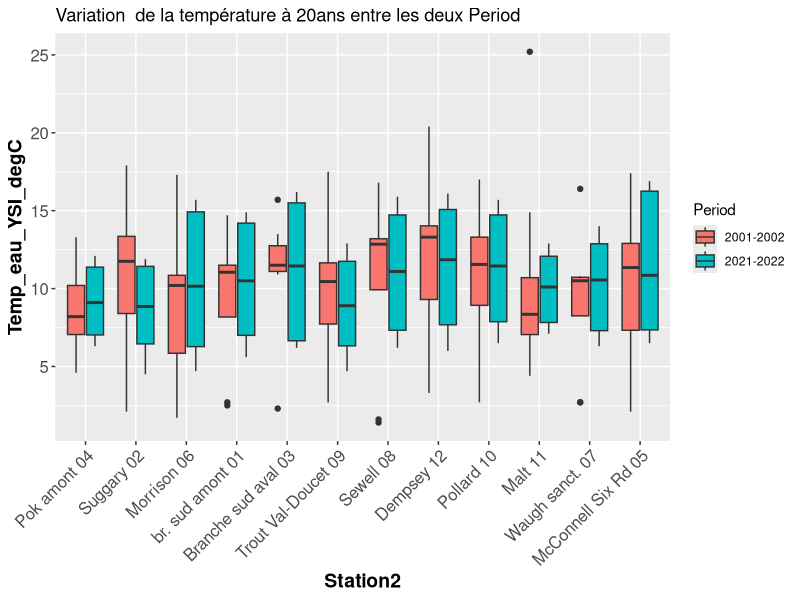

The R script that drew this image: (Note: this script raises an error after producing the figure.)
## ---- chunk 1

library("ggpubr") # pour la fonction ggarrange 
library("ggplot2")
library("car")

# ggpubr qui permet de rassembler plusieurs plots
library("ggplot2") # to do sophisticated ("high-level") plots
library("stats") # 
rm(list=ls(all=TRUE)) # to erase, remove, delete objects from environment
oldpar=par(no.readonly=TRUE) # to keep original graphical parameters
# library() # list available libraries (not necessarily loaded)
# library(lib.loc=.Library)
library("car")

installed.packages() 
# (.packages()) # to list loaded libraries at startup.

# .libPaths() # where libraries read from.

# or...
# .packages(all.available = TRUE) # to list all packages installed
# ... but not necessarily loaded with command "library"

# system.file(package='stats') # to check where is package
# find.package("utils")
# (.packages()) # to list loaded libraries

## ---- chunk 2

# setwd("C:/Users/mrdos/OneDrive/Documents/Shippagan_mai_aout_2024/Analyse_R_sum/Github")
# getwd()
# list.files()

# setwd("C:/Users/mrdos/OneDrive/Documents/Shippagan_mai_aout_2024/Analyse_R_sum/Github_Pr")
getwd()
list.files()
list.files(all.files=T, pattern="RData")

Pok2001.2022=read.csv2("Qualite_eau_CGERP_2001-2022.csv")
dim(Pok2001.2022) # 198 et 80
str(Pok2001.2022)
## ---- chunk 3

# Uniformiser la variable "AnalysisSurfaceWater" et l'attribuer à la nouvelle variable "Station":

Pok2001.2022$Station[Pok2001.2022$AnalysisSurfaceWater=="Pok-1"] <- "Pok-01"
Pok2001.2022$Station[Pok2001.2022$AnalysisSurfaceWater=="POK-1"] <- "Pok-01"

Pok2001.2022$Station[Pok2001.2022$AnalysisSurfaceWater=="Pok-2"] <- "Pok-02"
Pok2001.2022$Station[Pok2001.2022$AnalysisSurfaceWater=="POK-2"] <- "Pok-02"

Pok2001.2022$Station[Pok2001.2022$AnalysisSurfaceWater=="Pok-3"] <- "Pok-03"
Pok2001.2022$Station[Pok2001.2022$AnalysisSurfaceWater=="POK-3"] <- "Pok-03"

Pok2001.2022$Station[Pok2001.2022$AnalysisSurfaceWater=="Pok-4"] <- "Pok-04"
Pok2001.2022$Station[Pok2001.2022$AnalysisSurfaceWater=="POK-4"] <- "Pok-04"

Pok2001.2022$Station[Pok2001.2022$AnalysisSurfaceWater=="Pok-5"] <- "Pok-05"
Pok2001.2022$Station[Pok2001.2022$AnalysisSurfaceWater=="POK-5"] <- "Pok-05"

Pok2001.2022$Station[Pok2001.2022$AnalysisSurfaceWater=="Pok-6"] <- "Pok-06"
Pok2001.2022$Station[Pok2001.2022$AnalysisSurfaceWater=="POK-6"] <- "Pok-06"

Pok2001.2022$Station[Pok2001.2022$AnalysisSurfaceWater=="Pok-7"] <- "Pok-07"
Pok2001.2022$Station[Pok2001.2022$AnalysisSurfaceWater=="POK-7"] <- "Pok-07"

Pok2001.2022$Station[Pok2001.2022$AnalysisSurfaceWater=="Pok-8"] <- "Pok-08"
Pok2001.2022$Station[Pok2001.2022$AnalysisSurfaceWater=="POK-8"] <- "Pok-08"

Pok2001.2022$Station[Pok2001.2022$AnalysisSurfaceWater=="Pok-9"] <- "Pok-09"
Pok2001.2022$Station[Pok2001.2022$AnalysisSurfaceWater=="POK-9"] <- "Pok-09"

Pok2001.2022$Station[Pok2001.2022$AnalysisSurfaceWater=="Pok-10"] <- "Pok-10"
Pok2001.2022$Station[Pok2001.2022$AnalysisSurfaceWater=="POK-10"] <- "Pok-10"

Pok2001.2022$Station[Pok2001.2022$AnalysisSurfaceWater=="Pok-11"] <- "Pok-11"
Pok2001.2022$Station[Pok2001.2022$AnalysisSurfaceWater=="POK-11"] <- "Pok-11"

Pok2001.2022$Station[Pok2001.2022$AnalysisSurfaceWater=="Pok-12"] <- "Pok-12"
Pok2001.2022$Station[Pok2001.2022$AnalysisSurfaceWater=="POK-12"] <- "Pok-12"

head(Pok2001.2022$Station)
## ---- chunk 4
# Convertir le type de la variable "Station" en type "facteur"
Pok2001.2022$Station=as.factor(Pok2001.2022$Station)
summary(Pok2001.2022$Station)
## ---- chunk 5

# Créer la nouvelle variable "Station2" avec des variables plus parlantes:
Pok2001.2022$Station2[Pok2001.2022$Station=="Pok-01"] <- "br. sud amont 01"
Pok2001.2022$Station2[Pok2001.2022$Station=="Pok-02"] <- "Suggary 02"
Pok2001.2022$Station2[Pok2001.2022$Station=="Pok-03"] <- "Branche sud aval 03"
Pok2001.2022$Station2[Pok2001.2022$Station=="Pok-04"] <- "Pok amont 04"
Pok2001.2022$Station2[Pok2001.2022$Station=="Pok-05"] <- "McConnell Six Rd 05"
Pok2001.2022$Station2[Pok2001.2022$Station=="Pok-06"] <- "Morrison 06"
Pok2001.2022$Station2[Pok2001.2022$Station=="Pok-07"] <- "Waugh sanct. 07"
Pok2001.2022$Station2[Pok2001.2022$Station=="Pok-08"] <- "Sewell 08"
Pok2001.2022$Station2[Pok2001.2022$Station=="Pok-09"] <- "Trout Val-Doucet 09"
Pok2001.2022$Station2[Pok2001.2022$Station=="Pok-10"] <- "Pollard 10"
Pok2001.2022$Station2[Pok2001.2022$Station=="Pok-11"] <- "Malt 11"
Pok2001.2022$Station2[Pok2001.2022$Station=="Pok-12"] <- "Dempsey 12"
## ---- chunk 6
# Ordonner les valeurs de la variables "Station2" de l'amont vers l'aval:

strwrap("AP 2024-06-04 Le bloc suivant ordonne les stations de l'ouest vers l'est (dans le sens du courant). C'est l'ordre qui est affiché quand on fait des graphiques de type box-plot. On pourrait (on devrait) choisir d'autres manières d'ordonner les stations, par exemple, en fonction de la distance entre la station et la tête du ruisseau.")

Pok2001.2022$Station2=ordered(Pok2001.2022$Station2,
levels=c("Pok amont 04",      "Suggary 02",          "Morrison 06", 
         "br. sud amont 01",  "Branche sud aval 03", "Trout Val-Doucet 09", 
         "Sewell 08",         "Dempsey 12",          "Pollard 10",
         "Malt 11",           "Waugh sanct. 07",     "McConnell Six Rd 05"))

summary(Pok2001.2022$Station2)
## ---- chunk 7
# Pour lister les noms de variables (en-têtes des colonnes):
names(Pok2001.2022)

# Pour voir les premières lignes d'un tableau
head(Pok2001.2022)
# Pour voir les cinq premières lignes et les colonnes 5 à 10:
Pok2001.2022[1:5, 5:10]

# Pour savoir de quoi est constituée la variable
# Rechercher les variables comportant le mot "date":
names(Pok2001.2022[grep("date",names(Pok2001.2022), ignore.case=T)])

# On trouve trois variables avec le terme "date":
head(Pok2001.2022$DateSampled)
head(Pok2001.2022$DateSampled2)
head(Pok2001.2022$Datesampled3)

# Pour connaître le type de variable
class(Pok2001.2022$DateSampled)
class(Pok2001.2022$Station2)
class(Pok2001.2022$Date)

## ---- chunk 8
# Créer la nouvelle variable "Date" au format "date".
Pok2001.2022$Date=format(as.Date(Pok2001.2022$DateSampled,format="%Y-%m-%d"))
Pok2001.2022$Date=as.Date(Pok2001.2022$Date)
summary(Pok2001.2022$Date)
## ---- chunk 9
# Trier le tableau selon la station et la date
class(Pok2001.2022$Station2)
summary(Pok2001.2022$Station2)
# Trier le tableau selon la station et la date
Pok2001.2022=Pok2001.2022[order(Pok2001.2022$Date,Pok2001.2022$Station),]
dim(Pok2001.2022)

## ---- chunk 10
strwrap("Normalement le tableau devrait comprendre 12 stations x 4 années x 
4 sorties/année = 192 objets stations-dates.")
strwrap("Le fait que le fichier contient 198 rangées plutôt que 192 s'explique 
par la présence de doublons. La fonction 'aggregate' permettra leur éliminiation.")
strwrap("Nous avons 102 enregistrements (rangées) pour la période 2001-2002 et 96 
pour la période 2021-2022 jusqu'au 04 juin.")

# Montrer les doublons

strwrap("La station Pok-10 a été échantillonnée cinq fois en 2001 (plutôt que quatre fois).
Les stations 1 et 8 ont été échantillonnées chacune cinq fois en 2002.
La station 2 a été échantillonnée cinq fois en 2001 et en 2002.
Voyons comment diffèrent ces données.")

table(Pok2001.2022$Date, Pok2001.2022$Station)
Doublons_Pok01_2002_10_31=subset(Pok2001.2022, 
                                 (Station=="Pok-01" & Date=="2002-10-31"))
Doublons_Pok01_2002_10_31

# Les valeurs se ressemblent. Prenons les moyennes avec la fonction "aggregate".
## ---- chunk 11
strwrap("Les cinq doublons peuvent servir à vérifier la qualité des données: 
si les mesures se ressemblent (par rapport à la variabilité entre dates et stations) 
pour une station à une date, c'est que le instruments
et les manipulations sont fiables.")

test=aggregate(Pok2001.2022, by=list(Station=Pok2001.2022$Station,
                                     Date=Pok2001.2022$Date,
                                     Station2=Pok2001.2022$Station2),                                               FUN="mean", na.rm=TRUE)
dim(test) # 192, comme attentdu:
12 * 4 * 4
# str(test)
# Vérifier que les valeurs sont les mêmes (sauf pour les doublons):
Pok2001.2022[1:5, 1:8]
test[1:5, 1:8]

# SUPPRIMER LES VARIABLES CRÉÉES EN TROP (DOUBLONS)

names(test)
test[,c(3,85)]
test[,c(2,86)]
test[,c(1:3)]
test2=test[,-c(84:86)]
dim(test2)


# Accepter le résultat:
Pok2001.2022 <- test2
dim(Pok2001.2022)
names(Pok2001.2022)
str(Pok2001.2022)
class(Pok2001.2022$Date)
## ---- chunk 12
# Extraire les éléments d'année et en faire une variable "Year"   
# https://stackoverflow.com/questions/36568070/extract-year-from-date
Pok2001.2022$Year=as.factor(format(Pok2001.2022$Date, "%Y"))
summary(Pok2001.2022$Year)
class(Pok2001.2022$Year)
table(Pok2001.2022$Year,Pok2001.2022$Station)

Pok2001.2022$Year
Pok2001.2022$Station
Pok2001.2022[1:5,1:10]
# names(Pok2001.2022)
## ---- chunk 13
# Créer une variable "Period" qui désigne la période 2001-2002 ou 2021-2022.
Pok2001.2022$Period[Pok2001.2022$Year==2001] <- "2001-2002"
Pok2001.2022$Period[Pok2001.2022$Year==2002] <- "2001-2002"
Pok2001.2022$Period[Pok2001.2022$Year==2021] <- "2021-2022"
Pok2001.2022$Period[Pok2001.2022$Year==2022] <- "2021-2022"
Pok2001.2022$Period=as.factor(Pok2001.2022$Period)

summary(Pok2001.2022$Period)
## ---- chunk 14
# Comprendre la structure du tableau
# Ce 06 juin on a maintenant pour chaque période 96 données enrégistrées.
strwrap("La fonction ''table'' produit un tableau de contingence 
        indiquant le nombre de rangées de données pour chaque combinaison:")
table(Pok2001.2022$Date, Pok2001.2022$Year)
table(Pok2001.2022$Station, Pok2001.2022$Year)
table(Pok2001.2022$Date)
## ---- chunk 15
levels(Pok2001.2022$Station2)
levels(Pok2001.2022$Period)
## ---- chunk 16
# Créer un tableau par année
Year2001=subset(Pok2001.2022, Year=="2001")
dim(Year2001)
levels(Pok2001.2022$Station2)

Year2002=subset(Pok2001.2022, Year=="2002")
dim(Year2002)
levels(Pok2001.2022$Station2)

Year2021=subset(Pok2001.2022, Year=="2021")
dim(Year2021)
levels(Pok2001.2022$Station2)

Year2022=subset(Pok2001.2022, Year=="2022")
dim(Year2022)
levels(Pok2001.2022$Station2)
## ---- chunk 17
# Créer un tableau avec les données de la période 1 seulement 2001_2002:
Period1=subset(Pok2001.2022, Period=="2001-2002")
dim(Period1)
# Créer un tableau avec les données de la période 2 seulement 2021_2022:
Period2=subset(Pok2001.2022, Period=="2021-2022")
dim(Period2)
## ---- chunk 18
# Créer une variable CampagneNo
table(Pok2001.2022$Date,Pok2001.2022$Year)
# 2001
Pok2001.2022$Campagne[Pok2001.2022$Date=="2001-08-01"] <- 1
Pok2001.2022$Campagne[Pok2001.2022$Date=="2001-08-28"] <- 2
Pok2001.2022$Campagne[Pok2001.2022$Date=="2001-09-26"] <- 3
Pok2001.2022$Campagne[Pok2001.2022$Date=="2001-10-31"] <- 4
# 2002
Pok2001.2022$Campagne[Pok2001.2022$Date=="2002-07-29"] <- 5
Pok2001.2022$Campagne[Pok2001.2022$Date=="2002-08-28"] <- 6
Pok2001.2022$Campagne[Pok2001.2022$Date=="2002-10-02"] <- 7
Pok2001.2022$Campagne[Pok2001.2022$Date=="2002-10-31"] <- 8
# 2021
Pok2001.2022$Campagne[Pok2001.2022$Date=="2021-07-28"] <- 9
Pok2001.2022$Campagne[Pok2001.2022$Date=="2021-08-31"] <- 10
Pok2001.2022$Campagne[Pok2001.2022$Date=="2021-10-05"] <- 11
Pok2001.2022$Campagne[Pok2001.2022$Date=="2021-10-28"] <- 12
# 2022
Pok2001.2022$Campagne[Pok2001.2022$Date=="2022-07-28"] <- 13
Pok2001.2022$Campagne[Pok2001.2022$Date=="2022-09-01"] <- 14
Pok2001.2022$Campagne[Pok2001.2022$Date=="2022-10-03"] <- 15
Pok2001.2022$Campagne[Pok2001.2022$Date=="2022-11-01"] <- 16
Pok2001.2022$Campagne

## ---- chunk 19
# AP 2024-06-13 Essayer l'option "fig.cap" ci-dessus, ici et partout.
# Température variabilité spatiale
ggplot(aes(y=Temp_eau_YSI_degC, x=Station2, fill=Period), data=Pok2001.2022) + geom_boxplot() +
  theme(axis.text.x = element_text(angle = 45, hjust=1),axis.text=element_text(size=12),
        axis.title=element_text(size=14,face="bold"))+
  ggtitle("Variation  de la température à 20ans entre les deux Period")
## ---- chunk 20

# Pour crée un graphique qui montre les ligne de variation de tout les dates(periode) entre la variable et tous les stations

scatterplot(Period1$Temp_eau_YSI_degC~Period1$Date | Period1$Station2,
            smooth=F)
## ---- chunk 21

Tempg2001_2022=ggplot(aes(y=Temp_eau_YSI_degC, x=Campagne), data=Pok2001.2022) + 
  scale_shape_manual(values=1:nlevels(Pok2001.2022$Station2)) +
  geom_line(aes(color=Station2, linetype=Station2)) + 
  geom_point(aes(color=Station2, shape=Station2)) +
   theme_bw()
Tempg2001_2022

## ---- chunk 22

# boxplot(Pok2001.2022$Oxyg_dissous_YSI_mg_L ~  Pok2001.2022$Station)

ggplot(aes(y=Oxyg_dissous_YSI_mg_L, x=Station2, fill=Period), data=Pok2001.2022) + geom_boxplot() +

  theme(axis.text.x = element_text(angle = 45, hjust=1),axis.text=element_text(size=12),

        axis.title=element_text(size=14,face="bold"))+
  ggtitle("Variation  de l'oxygène dissous à 20ans entre les deux Period")
summary(Pok2001.2022$Oxyg_dissous_YSI_mg_L)
## ---- chunk 23

# Pour crée un graphique qui montre les ligne de variation de tout les dates(periode) entre la variable et tous les stations et aussi entre les variable

scatterplot(Period1$Oxyg_dissous_YSI_mg_L~Period1$Date | Period1$Station2,
            smooth=F)

scatterplot(Pok2001.2022$Oxyg_dissous_YSI_mg_L~Pok2001.2022$Temp_eau_YSI_degC | Pok2001.2022$Year, smooth=F)
## ---- chunk 24
Pok2001.2022$Campagne
Pok2001.2022$Station2
## ---- chunk 25

O2g2001_2022b=ggplot(aes(y=Oxyg_dissous_YSI_mg_L, x=Campagne), data=Pok2001.2022) + 
  scale_shape_manual(values=1:nlevels(Pok2001.2022$Station2)) +
  geom_line(aes(color=Station2, linetype=Station2)) + 
  geom_point(aes(color=Station2, shape=Station2)) +
   theme_bw()
O2g2001_2022b

## ---- chunk 26

ggplot(aes(y=Conductivity_microS_cm, x=Station2, fill=Period), data=Pok2001.2022) + geom_boxplot() +

  theme(axis.text.x = element_text(angle = 45, hjust=1),axis.text=element_text(size=12),

        axis.title=element_text(size=14,face="bold"))+
  ggtitle("Variation  de la Conductivité à 20ans entre les deux Period")
## ---- chunk 27

scatterplot(Period1$Conductivity_microS_cm~Period1$Date | Period1$Station2,
            smooth=F)
## ---- chunk 28

Condg2001_2022=ggplot(aes(y=Conductivity_microS_cm , x=Campagne), data=Pok2001.2022) + 
  scale_shape_manual(values=1:nlevels(Pok2001.2022$Station2)) +
  geom_line(aes(color=Station2, linetype=Station2)) + 
  geom_point(aes(color=Station2, shape=Station2)) +
   theme_bw()
Condg2001_2022

## ---- chunk 29

ggplot(aes(y=Temp_eau_YSI_degC, x=Station2, fill=Period), data=Pok2001.2022) + geom_boxplot() +

  theme(axis.text.x = element_text(angle = 45, hjust=1),axis.text=element_text(size=12),

        axis.title=element_text(size=14,face="bold"))+
  ggtitle("Variation  de la température à 20ans entre les deux Period")
## ---- chunk 30


scatterplot(Period1$pH_units~Period1$Date | Period1$Station2,
            smooth=F)
## ---- chunk 31

pHg2001_2022=ggplot(aes(y=pH_units , x=Campagne), data=Pok2001.2022) + 
  scale_shape_manual(values=1:nlevels(Pok2001.2022$Station2)) +
  geom_line(aes(color=Station2, linetype=Station2)) + 
  geom_point(aes(color=Station2, shape=Station2)) +
   theme_bw()
pHg2001_2022

## ---- chunk 32

dim(Pok2001.2022)
sub1tub=subset(Pok2001.2022, Turbidity_NTU<20)
dim(sub1tub)

ggplot(aes(y=Turbidity_NTU, x=Station2, fill=Period), data=sub1tub) + geom_boxplot() +

  theme(axis.text.x = element_text(angle = 45, hjust=1),axis.text=element_text(size=12),

        axis.title=element_text(size=14,face="bold"))+
  ggtitle("Variation  de la turbidité à 20ans entre les deux Period")
## ---- chunk 33

Turbg2001_2022=ggplot(aes(y=Turbidity_NTU , x=Campagne), data=Pok2001.2022) + 
  scale_shape_manual(values=1:nlevels(Pok2001.2022$Station2)) +
  geom_line(aes(color=Station2, linetype=Station2)) + 
  geom_point(aes(color=Station2, shape=Station2)) +
   theme_bw()
Turbg2001_2022

## ---- chunk 34
# dim(Pok2001.2022)
turbLT10=subset(Pok2001.2022, Turbidity_NTU<10)
# dim(turbLT10)
# Deux points ont été exclus
# Reprendre le même code mais changer "data=Pok2001.2022" pour "data=turbLT10"
TurbgLT10=ggplot(aes(y=Turbidity_NTU , x=Campagne), data=turbLT10) + 
  scale_shape_manual(values=1:nlevels(Pok2001.2022$Station2)) +
  geom_line(aes(color=Station2, linetype=Station2)) + 
  geom_point(aes(color=Station2, shape=Station2)) +
   theme_bw()
TurbgLT10

## ---- chunk 35

TurbgLT10b=ggplot(aes(y=Turbidity_NTU , x=Campagne), data=Pok2001.2022) + 
  scale_shape_manual(values=1:nlevels(Pok2001.2022$Station2)) +
  geom_line(aes(color=Station2, linetype=Station2)) + 
  geom_point(aes(color=Station2, shape=Station2)) +
  ylim(0,10) + theme_bw()
TurbgLT10b

## ---- chunk 36

ggplot(aes(y=Colour_TCU, x=Station2, fill=Period), data=Pok2001.2022) + geom_boxplot() +

  theme(axis.text.x = element_text(angle = 45, hjust=1),axis.text=element_text(size=12),

        axis.title=element_text(size=14,face="bold"))+
  ggtitle("Variation  de la couleur à 20 ans entre les deux Period")

## ---- chunk 37
## Pour crée un graphique qui montre les ligne de variation de tout les dates(periode) entre la variable et tous les stations

scatterplot(Period1$Colour_TCU~Period1$Date | Period1$Station2,
            smooth=F)
## ---- chunk 38

Coulg2001_2022=ggplot(aes(y=Colour_TCU , x=Campagne), data=Pok2001.2022) + 
  scale_shape_manual(values=1:nlevels(Pok2001.2022$Station2)) +
  geom_line(aes(color=Station2, linetype=Station2)) + 
  geom_point(aes(color=Station2, shape=Station2)) +
   theme_bw()
Coulg2001_2022

## ---- chunk 39

ggplot(aes(y=Carbon_Total_Organic_mg_L, x=Station2, fill=Period), data=Pok2001.2022) + geom_boxplot() +

  theme(axis.text.x = element_text(angle = 45, hjust=1),axis.text=element_text(size=12),

        axis.title=element_text(size=14,face="bold"))+
  ggtitle("Variation  du Carbone Organique dissous à 20ans entre les deux Period")
## ---- chunk 40

## Pour crée un graphique qui montre les ligne de variation de tout les dates(periode) entre la variable et tous les stations

scatterplot(Period1$Carbon_Total_Organic_mg_L~Period1$Date | Period1$Station2,
            smooth=F)
## ---- chunk 41

CTOg2001_2022=ggplot(aes(y=Carbon_Total_Organic_mg_L , x=Campagne), data=Pok2001.2022) + 
  scale_shape_manual(values=1:nlevels(Pok2001.2022$Station2)) +
  geom_line(aes(color=Station2, linetype=Station2)) + 
  geom_point(aes(color=Station2, shape=Station2)) +
   theme_bw()
CTOg2001_2022

## ---- chunk 42


scatterplot(Pok2001.2022$Colour_TCU+1 ~ Pok2001.2022$Carbon_Total_Organic_mg_L+1,
            log="xy")

## ---- chunk 43
# AP 2024-06-13 J'ai corrigé le nom de la variable E.coli dans subset
sub1ecoli= subset(Pok2001.2022, E.coli_MPN_100.mL<1500)
# sub1ecoli
dim(sub1ecoli)

ggplot(aes(y=E.coli_MPN_100.mL, x=Station2, fill=Period), data=sub1ecoli) + 
  geom_boxplot() +
  theme(axis.text.x = element_text(angle = 45, hjust=1),
        axis.text=element_text(size=12),
        axis.title=element_text(size=14,face="bold")) +
  ggtitle("Variation  des E_coli à 20 ans entre les deux Period")

## ---- chunk 44

Ecolig2001_2022=ggplot(aes(y=E.coli_MPN_100.mL , x=Campagne), data=Pok2001.2022) + 
  scale_shape_manual(values=1:nlevels(Pok2001.2022$Station2)) +
  geom_line(aes(color=Station2, linetype=Station2)) + 
  geom_point(aes(color=Station2, shape=Station2)) +
   theme_bw()
Ecolig2001_2022

## ---- chunk 45

#dim(Pok2001.2022)
#sub1ecoli=subset(Pok2001.2022, Phosphorus_Total_mg_L)
#dim(sub1ecoli)

ggplot(aes(y=Phosphorus_Total_mg_L, x=Station2, fill=Period), data=sub1ecoli) + 
  geom_boxplot() +
  theme(axis.text.x = element_text(angle = 45, hjust=1),
        axis.text=element_text(size=12),
        axis.title=element_text(size=14,face="bold")) +
  ggtitle("Variation  du phosphore à 20 ans entre les deux Period")

## ---- chunk 46

## Pour crée un graphique qui montre les ligne de variation de tout les dates(periode) entre la variable et tous les stations


scatterplot(Period1$Phosphorus_Total_mg_L~Period1$Date | Period1$Station2,
            smooth=F)
## ---- chunk 47

Phosg2001_2022=ggplot(aes(y=Phosphorus_Total_mg_L , x=Campagne), data=Pok2001.2022) + 
  scale_shape_manual(values=1:nlevels(Pok2001.2022$Station2)) +
  geom_line(aes(color=Station2, linetype=Station2)) + 
  geom_point(aes(color=Station2, shape=Station2)) +
   theme_bw()
Phosg2001_2022

## ---- chunk 48


ggplot(aes(y=Nitrate_as_N_mg_L, x=Station2, fill=Period), data=sub1ecoli) + 
  geom_boxplot() +
  theme(axis.text.x = element_text(angle = 45, hjust=1),
        axis.text=element_text(size=12),
        axis.title=element_text(size=14,face="bold")) +
  ggtitle("Variation  des Nitrates à 20 ans entre les deux Period")

## ---- chunk 49

Nitrateg2001_2022=ggplot(aes(y=Nitrate_as_N_mg_L , x=Campagne), data=Pok2001.2022) + 
  scale_shape_manual(values=1:nlevels(Pok2001.2022$Station2)) +
  geom_line(aes(color=Station2, linetype=Station2)) + 
  geom_point(aes(color=Station2, shape=Station2)) +
   theme_bw()
Nitrateg2001_2022

